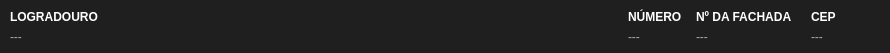
   <widget class="QWidget" name="widgetLocalizacaoImovel_1" native="true">
    <property name="geometry">
     <rect>
      <x>0</x>
      <y>208</y>
      <width>890</width>
      <height>53</height>
     </rect>
    </property>
    <property name="styleSheet">
     <string notr="true">background-color: #1f1f1f;
border-radius: 4px;</string>
    </property>
    <widget class="QWidget" name="horizontalLayoutWidget_14">
     <property name="geometry">
      <rect>
       <x>10</x>
       <y>6</y>
       <width>871</width>
       <height>41</height>
      </rect>
     </property>
     <layout class="QHBoxLayout" name="horizontalLayout_14" stretch="560,56,100,64">
      <item>
       <layout class="QVBoxLayout" name="verticalLayout_53">
        <property name="spacing">
         <number>0</number>
        </property>
        <item>
         <widget class="QLabel" name="label_54">
          <property name="sizePolicy">
           <sizepolicy hsizetype="Expanding" vsizetype="Preferred">
            <horstretch>0</horstretch>
            <verstretch>0</verstretch>
           </sizepolicy>
          </property>
          <property name="maximumSize">
           <size>
            <width>16777215</width>
            <height>16777215</height>
           </size>
          </property>
          <property name="styleSheet">
           <string notr="true">font-weight: bold;
color: white;</string>
          </property>
          <property name="text">
           <string>LOGRADOURO</string>
          </property>
         </widget>
        </item>
        <item>
         <widget class="QLabel" name="labelEnderecoLocalizacaoImovelLogradouro">
          <property name="sizePolicy">
           <sizepolicy hsizetype="Expanding" vsizetype="Preferred">
            <horstretch>0</horstretch>
            <verstretch>0</verstretch>
           </sizepolicy>
          </property>
          <property name="maximumSize">
           <size>
            <width>16777215</width>
            <height>16777215</height>
           </size>
          </property>
          <property name="styleSheet">
           <string notr="true">color: #aaa;</string>
          </property>
          <property name="text">
           <string>---</string>
          </property>
         </widget>
        </item>
       </layout>
      </item>
      <item>
       <layout class="QVBoxLayout" name="verticalLayout_54">
        <property name="spacing">
         <number>0</number>
        </property>
        <item>
         <widget class="QLabel" name="label_55">
          <property name="sizePolicy">
           <sizepolicy hsizetype="Expanding" vsizetype="Preferred">
            <horstretch>0</horstretch>
            <verstretch>0</verstretch>
           </sizepolicy>
          </property>
          <property name="maximumSize">
           <size>
            <width>16777215</width>
            <height>16777215</height>
           </size>
          </property>
          <property name="styleSheet">
           <string notr="true">font-weight: bold;
color: white;</string>
          </property>
          <property name="text">
           <string>NÚMERO</string>
          </property>
         </widget>
        </item>
        <item>
         <widget class="QLabel" name="labelEnderecoLocalizacaoImovelNumero">
          <property name="sizePolicy">
           <sizepolicy hsizetype="Expanding" vsizetype="Preferred">
            <horstretch>0</horstretch>
            <verstretch>0</verstretch>
           </sizepolicy>
          </property>
          <property name="maximumSize">
           <size>
            <width>16777215</width>
            <height>16777215</height>
           </size>
          </property>
          <property name="styleSheet">
           <string notr="true">color: #aaa;</string>
          </property>
          <property name="text">
           <string>---</string>
          </property>
         </widget>
        </item>
       </layout>
      </item>
      <item>
       <layout class="QVBoxLayout" name="verticalLayout_55">
        <property name="spacing">
         <number>0</number>
        </property>
        <item>
         <widget class="QLabel" name="label_56">
          <property name="sizePolicy">
           <sizepolicy hsizetype="Expanding" vsizetype="Preferred">
            <horstretch>0</horstretch>
            <verstretch>0</verstretch>
           </sizepolicy>
          </property>
          <property name="maximumSize">
           <size>
            <width>16777215</width>
            <height>16777215</height>
           </size>
          </property>
          <property name="styleSheet">
           <string notr="true">font-weight: bold;
color: white;</string>
          </property>
          <property name="text">
           <string>Nº DA FACHADA</string>
          </property>
         </widget>
        </item>
        <item>
         <widget class="QLabel" name="labelSaidaLoteQuantidadeFrente">
          <property name="sizePolicy">
           <sizepolicy hsizetype="Expanding" vsizetype="Preferred">
            <horstretch>0</horstretch>
            <verstretch>0</verstretch>
           </sizepolicy>
          </property>
          <property name="maximumSize">
           <size>
            <width>16777215</width>
            <height>16777215</height>
           </size>
          </property>
          <property name="styleSheet">
           <string notr="true">color: #aaa;</string>
          </property>
          <property name="text">
           <string>---</string>
          </property>
         </widget>
        </item>
       </layout>
      </item>
      <item>
       <layout class="QVBoxLayout" name="verticalLayout_56">
        <property name="spacing">
         <number>0</number>
        </property>
        <item>
         <widget class="QLabel" name="label_57">
          <property name="sizePolicy">
           <sizepolicy hsizetype="Expanding" vsizetype="Preferred">
            <horstretch>0</horstretch>
            <verstretch>0</verstretch>
           </sizepolicy>
          </property>
          <property name="maximumSize">
           <size>
            <width>16777215</width>
            <height>16777215</height>
           </size>
          </property>
          <property name="styleSheet">
           <string notr="true">font-weight: bold;
color: white;</string>
          </property>
          <property name="text">
           <string>CEP</string>
          </property>
         </widget>
        </item>
        <item>
         <widget class="QLabel" name="labelEnderecoLocalizacaoImovelCep">
          <property name="sizePolicy">
           <sizepolicy hsizetype="Expanding" vsizetype="Preferred">
            <horstretch>0</horstretch>
            <verstretch>0</verstretch>
           </sizepolicy>
          </property>
          <property name="maximumSize">
           <size>
            <width>16777215</width>
            <height>16777215</height>
           </size>
          </property>
          <property name="styleSheet">
           <string notr="true">color: #aaa;</string>
          </property>
          <property name="text">
           <string>---</string>
          </property>
         </widget>
        </item>
       </layout>
      </item>
     </layout>
    </widget>
   </widget>
